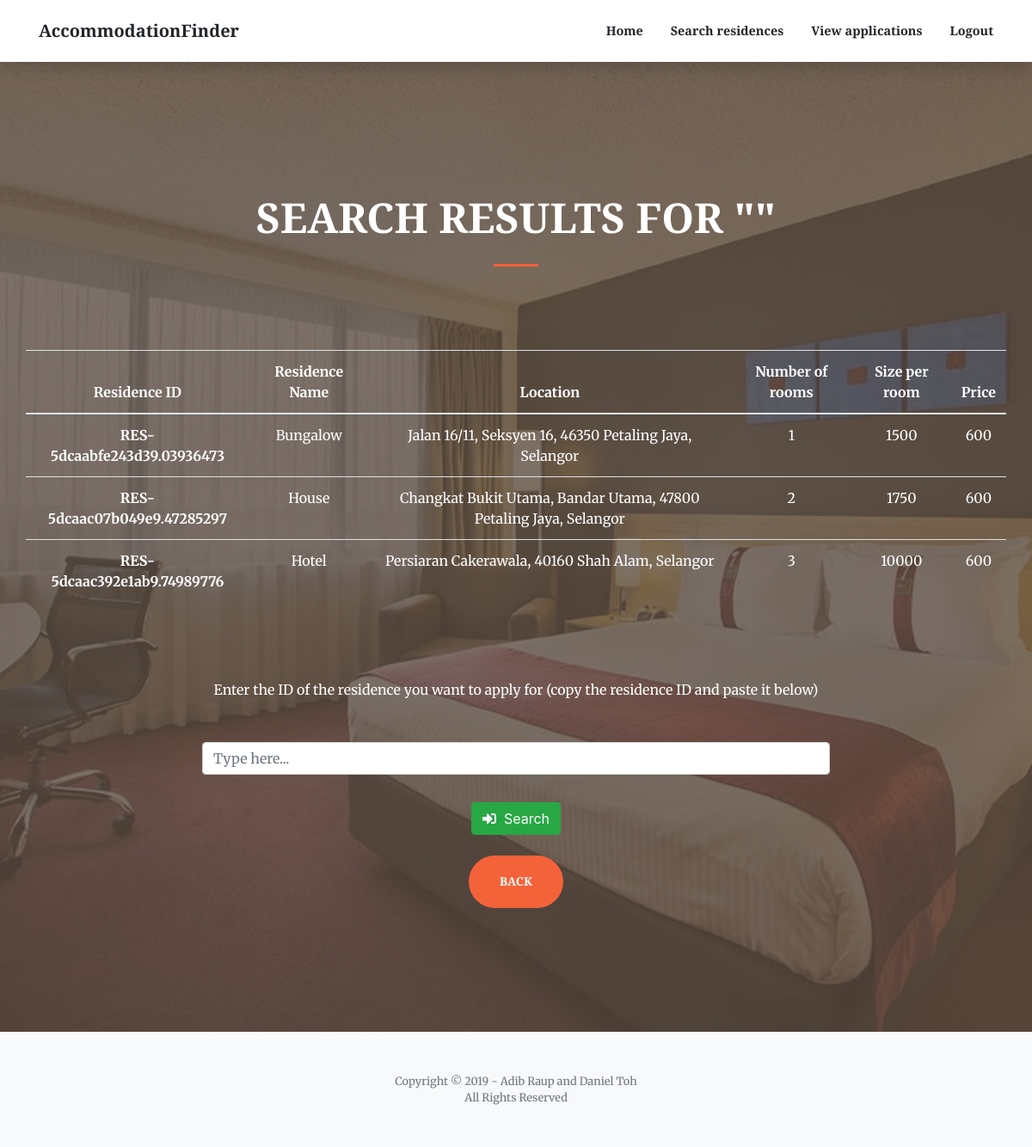
/accommodationList.php, run on the app's committed database.
### tables this page shows
CREATE TABLE `residence` (
  `resID` varchar(100) NOT NULL,
  `resName` varchar(200) NOT NULL,
  `address` varchar(500) NOT NULL,
  `numUnits` varchar(100) NOT NULL,
  `sizePerUnit` varchar(100) NOT NULL,
  `monthlyRental` varchar(100) NOT NULL,
  `staffID` varchar(100) NOT NULL
);

### accommodationList.php (the view, shortened to what this page needs)
<!DOCTYPE html>
<html lang="en">
<head>
  <link href="vendor/fontawesome-free/css/all.min.css" rel="stylesheet" type="text/css">
  <link href="vendor/magnific-popup/magnific-popup.css" rel="stylesheet">
  <link href="css/creative3.5.min.css" rel="stylesheet">
</head>
<body id="page-top">
  <form action="retrieveRoomAction.php" method="post">
  <nav class="navbar navbar-expand-lg navbar-light fixed-top py-3" id="mainNav">
    <div class="container">
      <a class="navbar-brand js-scroll-trigger" href="index.html">AccommodationFinder</a>
      <div class="collapse navbar-collapse" id="navbarResponsive">
        <ul class="navbar-nav ml-auto my-2 my-lg-0">
          <li class="nav-item">
            <a class="nav-link js-scroll-trigger" href="applicantHome.php">Home</a>
          </li>
          <li class="nav-item">
            <a class="nav-link js-scroll-trigger" href="searchAccommodation.html">Search residences</a>
          </li>
          <li class="nav-item">
            <a class="nav-link js-scroll-trigger" href="applicantViewApplications.php">View applications</a>
          </li>
          <li class="nav-item">
            <a class="nav-link js-scroll-trigger" href="index.html">Logout</a>
          </li>
        </ul>
      </div>
    </div>
  </nav>
  <header class="masthead">
    <div class="container h-100">
      <div class="row h-100 align-items-center justify-content-center text-center">
        <div class="col-lg-10 align-self-end">
          <h1 class="text-uppercase text-white font-weight-bold"><font size="7">Search results for "<?php echo $_SESSION["resName"] ?>"</font></h1>
          <hr class="divider my-4">
        </div>
          <table class="table table-hover" border="0" width="300%">
            <thead>
              <tr>
                <th><font color="white">Residence ID</font></th>
                <th><font color="white">Residence Name</font></th>
                <th><font color="white">Location</font></th>
                <th><font color="white">Number of rooms</font></th>
                <th><font color="white">Size per room</font></th>
                <th><font color="white">Price</font></th>
              </tr>
            </thead>
            <tbody>
              <?php
                $servername = "localhost";
                $username = "root";
                $password = "";
                $conn = new mysqli($servername, $username, $password);
                $conn->select_db("accommodationfinder");
                $searchKeyword = "%".$_SESSION["resName"]."%";
                $lq = "SELECT * FROM residence WHERE resName LIKE '$searchKeyword'
                OR address LIKE '$searchKeyword' OR resID LIKE '$searchKeyword'";
                $res = $conn->query($lq);
                foreach($res as $opt){
              ?>
                <tr>
                  <th scope="row" name="resid" class="resid" id="resid"><font color="white">
                    <?php echo $opt['resID']?></font></th>
                  <td class="name"><font color="white"><?php echo $opt['resName']?></font></td>
                  <td class="location"><font color="white"><?php echo $opt['address']?></font></td>
                  <td class="norooms"><font color="white"><?php echo $opt['numUnits']?></font></td>
                  <td class="sizeroom"><font color="white"><?php echo $opt['sizePerUnit']?></font></td>
                  <td class="price"><font color="white"><?php echo $opt['monthlyRental']?></font></td>
                </tr>
              <?php }?>
            </tbody>
          </table>
          <div class="col-lg-8 align-self-baseline">
            <p class="text-white-75 font-weight-light mb-5"><font size="3" color="white"><b>Enter the ID of the
              residence you want to apply for (copy the residence ID and paste it below)</b></font></p>
            <div class="form-group has-danger">
                <div class="input-group mb-2 mr-sm-2 mb-sm-0">
                    <input type="search" name="room" class="form-control" id="room"
                    placeholder="Type here..." required autofocus ></input>
                </div>
            </div>
            <div class="row" style="padding-top: 1rem">
                <div class="col-md-3"></div>
                <div class="col-md-6">
                    <button type="submit" class="btn btn-success"><i class="fas fa-sign-in-alt"></i>&nbsp  Search</button>
                </div>
            </div><br>
            <a class="btn btn-primary btn-xl js-scroll-trigger" href="searchAccommodation.html">Back</a>
          </div>
      </div>
    </div>
  </header>
</form>
  <footer class="bg-light py-5">
    <div class="container">
      <div class="small text-center text-muted">Copyright &copy; 2019 - Adib Raup and Daniel Toh</div>
      <div class="small text-center text-muted">All Rights Reserved</div>
    </div>
  </footer>
</body>
</html>

### data on the page
residence: resID "RES-5dcaabfe243d39.03936473", resName "Bungalow", address "Jalan 16/11, Seksyen 16, 46350 Petaling Jaya, Selangor", numUnits "1", sizePerUnit "1500", monthlyRental "600"
residence: resID "RES-5dcaac07b049e9.47285297", resName "House", address "Changkat Bukit Utama, Bandar Utama, 47800 Petaling Jaya, Selangor", numUnits "2", sizePerUnit "1750", monthlyRental "600"
residence: resID "RES-5dcaac392e1ab9.74989776", resName "Hotel", address "Persiaran Cakerawala, 40160 Shah Alam, Selangor", numUnits "3", sizePerUnit "10000", monthlyRental "600"
